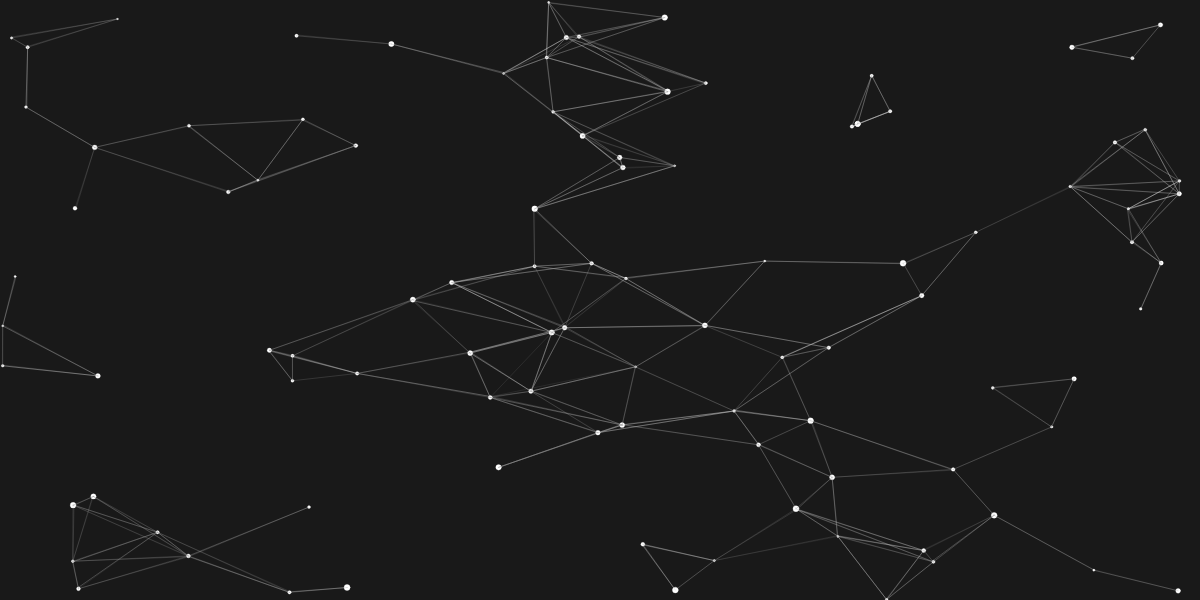
Frame 1 (no input)
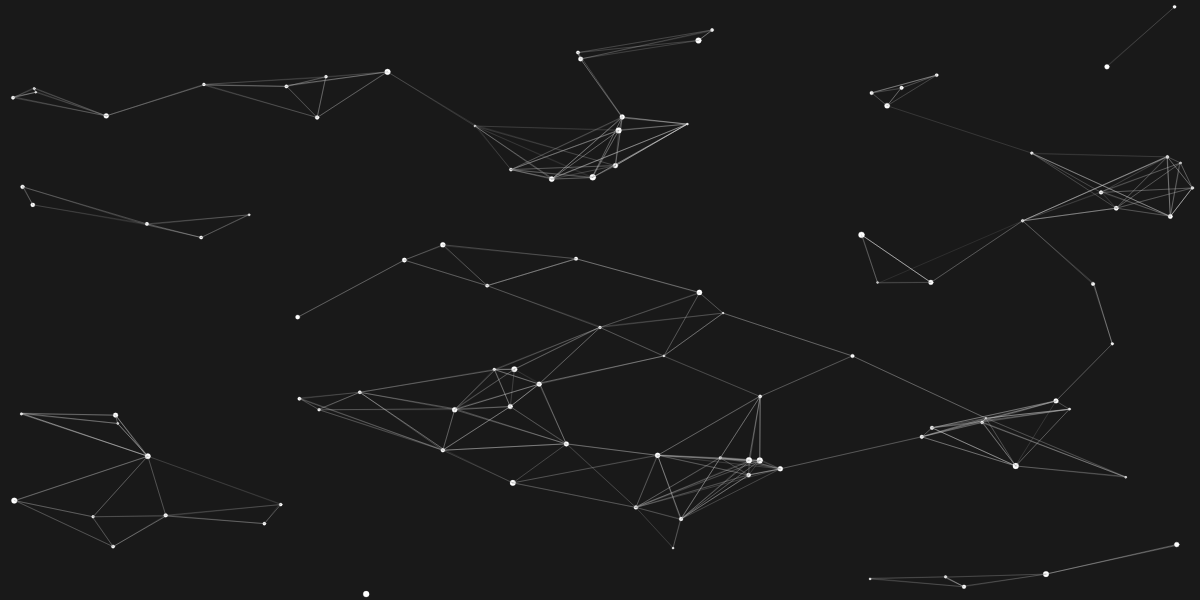
Frame 60 (no input)
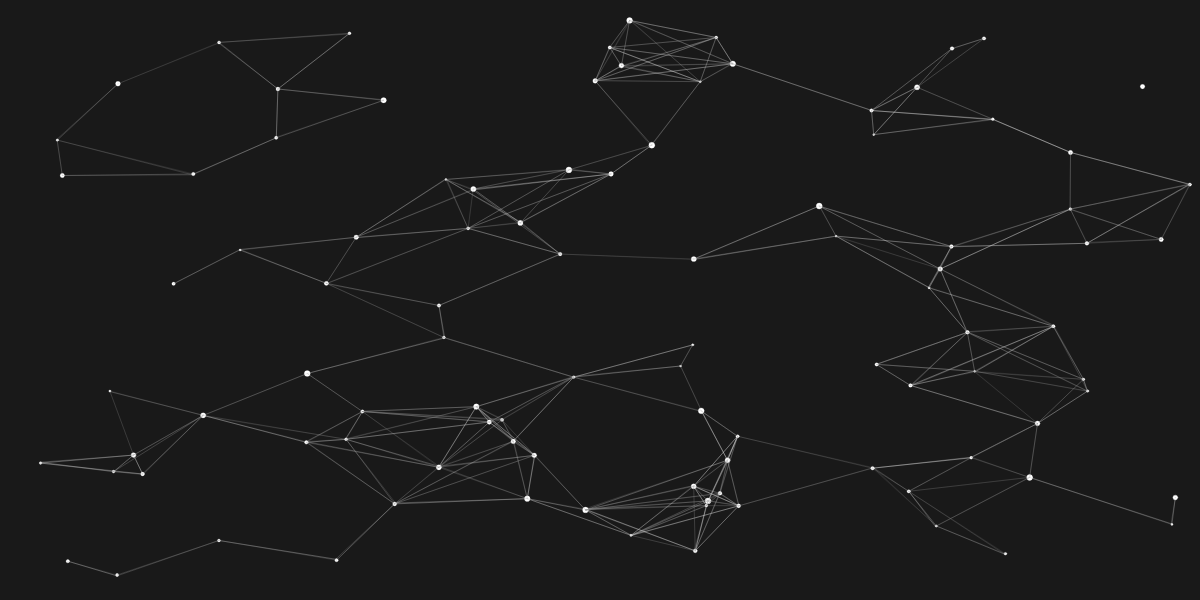
Frame 120 (the mouse pressed at the canvas centre since frame 60)

The p5.js sketch that drew these frames (run headless with seeded random() and noise() and a simulated clock; from frame 60 on, the mouse is pressed at the canvas centre):

// p5.js sketch
// ── sketch.js

var nodes = [];

function setup() {
	createCanvas(windowWidth, 600);
	for(var i = 0; i < 100; i++)	{
		nodes[i] = new Signzy();
	}
}

function draw() {
	background(25);

	for(var i = 0; i < nodes.length; i++)	{
	 	nodes[i].loc();
	 	nodes[i].bounce();
	 	nodes[i].draw();
		for(var j = 0; j < nodes.length; j++)	{
			var diffx = abs(nodes[i].ellip.x - nodes[j].ellip.x);
			var diffy = abs(nodes[i].ellip.y - nodes[j].ellip.y);
			if(diffx < 145 && diffy < 65)	{
				stroke(random(120,255));
				strokeWeight(random(0.1,0.4));
				line(nodes[i].ellip.x, nodes[i].ellip.y, nodes[j].ellip.x, nodes[j].ellip.y);
			}
		}
	}
}

// ── signzy.js

function Signzy() {
  var ellip;
  var vel;
  this.ellip = createVector(random(width),random(height));
  this.vel = createVector(random(-1,1),random(-1,1));
  var elx = random(2,6);

  this.loc = function()  {
    this.ellip.add(this.vel);
  }

  this.bounce = function()  {
    if(this.ellip.x > width || this.ellip.x < 0)  {
      this.ellip = createVector(random(width),random(height));
    }
    if(this.ellip.y > height || this.ellip.y < 0) {
      this.ellip = createVector(random(width),random(height));
    }
  }

  this.draw = function()  {
    stroke(255);
    ellipse(this.ellip.x, this.ellip.y, elx, elx);
  }
}
